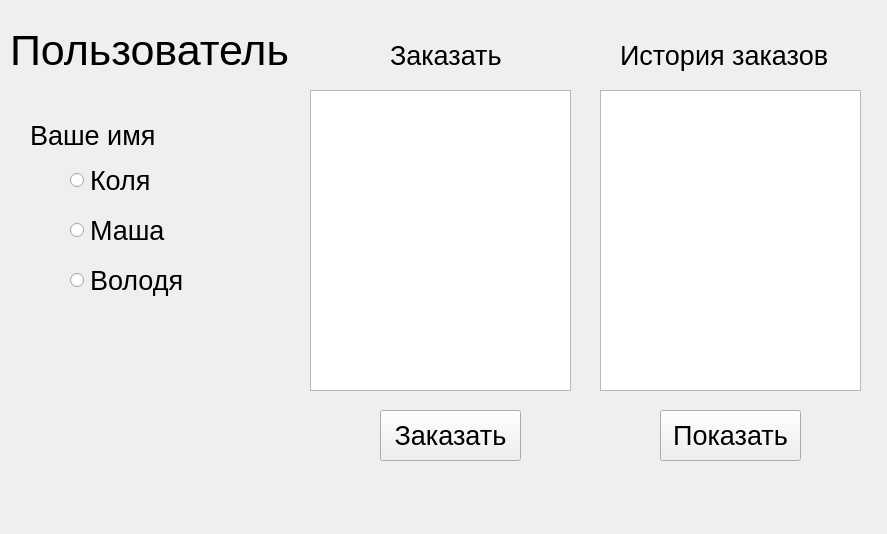
<?xml version="1.0" encoding="UTF-8"?>
<ui version="4.0">
 <class>Form</class>
 <widget class="QWidget" name="Form">
  <property name="geometry">
   <rect>
    <x>0</x>
    <y>0</y>
    <width>887</width>
    <height>534</height>
   </rect>
  </property>
  <property name="windowTitle">
   <string>Form</string>
  </property>
  <widget class="QLabel" name="label">
   <property name="geometry">
    <rect>
     <x>10</x>
     <y>10</y>
     <width>281</width>
     <height>81</height>
    </rect>
   </property>
   <property name="font">
    <font>
     <pointsize>32</pointsize>
    </font>
   </property>
   <property name="text">
    <string>Пользователь</string>
   </property>
  </widget>
  <widget class="QTextEdit" name="te_history_orders">
   <property name="geometry">
    <rect>
     <x>600</x>
     <y>90</y>
     <width>261</width>
     <height>301</height>
    </rect>
   </property>
   <property name="font">
    <font>
     <pointsize>15</pointsize>
    </font>
   </property>
  </widget>
  <widget class="QLabel" name="label_3">
   <property name="geometry">
    <rect>
     <x>620</x>
     <y>40</y>
     <width>221</width>
     <height>31</height>
    </rect>
   </property>
   <property name="font">
    <font>
     <pointsize>20</pointsize>
    </font>
   </property>
   <property name="text">
    <string>История заказов</string>
   </property>
  </widget>
  <widget class="QRadioButton" name="rb_2">
   <property name="geometry">
    <rect>
     <x>70</x>
     <y>210</y>
     <width>151</width>
     <height>41</height>
    </rect>
   </property>
   <property name="font">
    <font>
     <pointsize>20</pointsize>
    </font>
   </property>
   <property name="text">
    <string>Маша</string>
   </property>
  </widget>
  <widget class="QLabel" name="label_4">
   <property name="geometry">
    <rect>
     <x>30</x>
     <y>120</y>
     <width>141</width>
     <height>31</height>
    </rect>
   </property>
   <property name="font">
    <font>
     <pointsize>20</pointsize>
    </font>
   </property>
   <property name="text">
    <string>Ваше имя</string>
   </property>
  </widget>
  <widget class="QRadioButton" name="rb_3">
   <property name="geometry">
    <rect>
     <x>70</x>
     <y>260</y>
     <width>121</width>
     <height>41</height>
    </rect>
   </property>
   <property name="font">
    <font>
     <pointsize>20</pointsize>
    </font>
   </property>
   <property name="text">
    <string>Володя</string>
   </property>
  </widget>
  <widget class="QRadioButton" name="rb_1">
   <property name="geometry">
    <rect>
     <x>70</x>
     <y>160</y>
     <width>121</width>
     <height>41</height>
    </rect>
   </property>
   <property name="font">
    <font>
     <pointsize>20</pointsize>
    </font>
   </property>
   <property name="text">
    <string>Коля</string>
   </property>
  </widget>
  <widget class="QLabel" name="label_5">
   <property name="geometry">
    <rect>
     <x>390</x>
     <y>40</y>
     <width>111</width>
     <height>31</height>
    </rect>
   </property>
   <property name="font">
    <font>
     <pointsize>20</pointsize>
    </font>
   </property>
   <property name="text">
    <string>Заказать</string>
   </property>
  </widget>
  <widget class="QTextEdit" name="te_create_order">
   <property name="geometry">
    <rect>
     <x>310</x>
     <y>90</y>
     <width>261</width>
     <height>301</height>
    </rect>
   </property>
   <property name="font">
    <font>
     <pointsize>15</pointsize>
    </font>
   </property>
  </widget>
  <widget class="QPushButton" name="btn_create_order">
   <property name="geometry">
    <rect>
     <x>380</x>
     <y>410</y>
     <width>141</width>
     <height>51</height>
    </rect>
   </property>
   <property name="font">
    <font>
     <pointsize>20</pointsize>
    </font>
   </property>
   <property name="text">
    <string>Заказать</string>
   </property>
  </widget>
  <widget class="QPushButton" name="btn_show_history">
   <property name="geometry">
    <rect>
     <x>660</x>
     <y>410</y>
     <width>141</width>
     <height>51</height>
    </rect>
   </property>
   <property name="font">
    <font>
     <pointsize>20</pointsize>
    </font>
   </property>
   <property name="text">
    <string>Показать</string>
   </property>
  </widget>
 </widget>
 <resources/>
 <connections/>
</ui>
